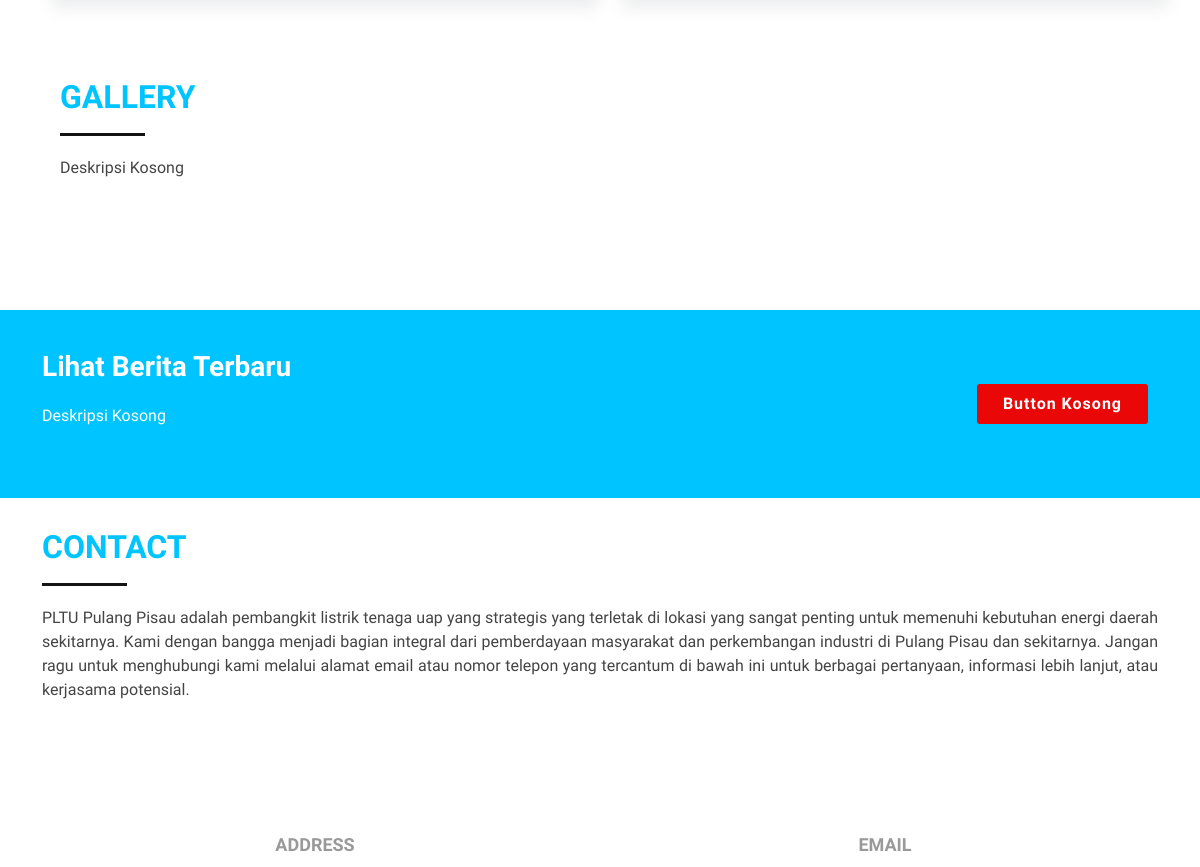
Before: / (middle part) with the older database file.
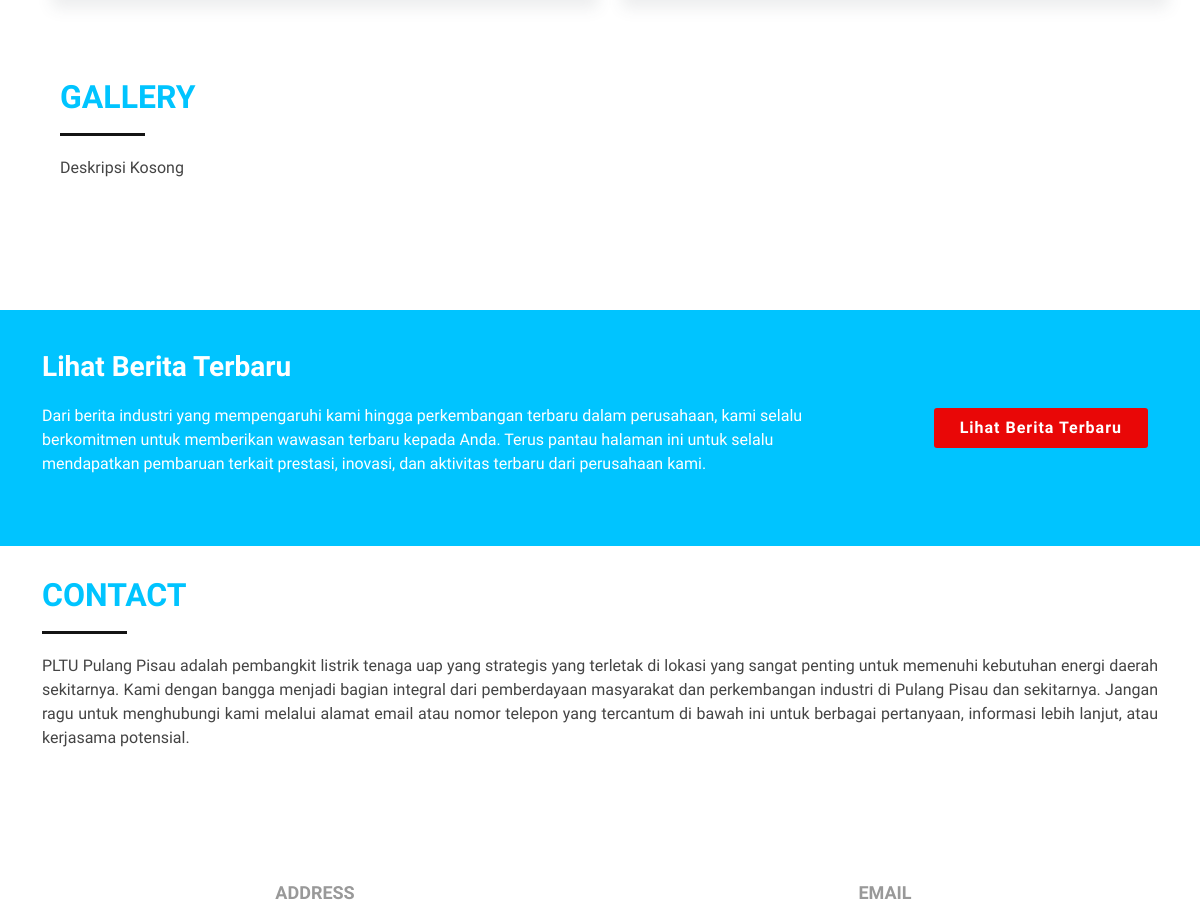
After: the same page with the newer database file.
### contact/models.py (models this page shows, shortened)
class Contact(models.Model):
    title           = models.CharField(max_length=50)
    description     = models.TextField()
    address         = models.TextField()
    phone_number    = models.CharField(null=True,blank=True,max_length=15)
    email           = models.EmailField(blank=True,null=True)
    maps            = models.TextField(default=maps_location,blank=True,null=True)
    is_active    = models.BooleanField(default=False)
    created_at      = models.DateTimeField(auto_now_add=True)

### lihatberita/models.py (models this page shows, shortened)
class LihatBerita(models.Model):
    title = models.CharField(max_length=60)
    description = models.TextField()
    button_name = models.CharField(max_length=60)
    is_active = models.BooleanField(default=False)
    created_at = models.DateTimeField(auto_now_add=True)
    class Meta:
        verbose_name_plural="Lihat Berita"

### plnnusantarapower/views.py (the view)
# urls.py: path('',views.index,name='index'),
def index(request):
    intro           = get_data_or_none(Intro)
    about           = get_data_or_none(About)
    services        = get_data_or_none(Services)
    gallery         = get_data_or_none(Gallery)
    contact         = get_data_or_none(Contact)
    lihatberita     = get_data_or_none(LihatBerita)
    context = {
        'intro_title': intro.title if intro else 'PLN Nusantara Power',
        'intro_description': intro.description if intro else 'Data Kosong',
        'intro_images': intro.image.all() if intro else '',
        'about_title': about.title if about else 'About',
        'about_description': about.description if about else 'Deskripsi About Masih Kosong',
        'about_visi': about.visi if about else ' Visi Kosong Silahkan isi Terlebih Dahulu',
        'about_misi': about.misi if about else 'Misi Kosong Silahkan isi Terlebih Dahulu',
        'about_image': about.image if about else '',
        'service_title': services.title if services else 'Service',
        'service_description': services.description if services else 'Deskripsi Kosong',
        'service_menu_services': services.menu_services.all() if services else '',
        'gallery_title': gallery.title if gallery else 'Gallery',
        'gallery_description': gallery.description if gallery else 'Deskripsi Kosong',
        'gallery_images': gallery.image.all() if gallery else '',
        'contact_title': contact.title if contact else 'Contact',
        'contact_description': contact.description if contact else 'Deskripsi Kosong',
        'contact_address': contact.address if contact else 'Alamat Masih Kosong',
        'contact_phone_number': contact.phone_number if contact else None,
        'contact_email': contact.email if contact else 'Email Masih Kosong',
        'contact_maps': contact.maps if contact else maps_location,
        'lihat_berita_title': lihatberita.title if lihatberita else 'Lihat Berita Terbaru',
        'lihat_berita_description': lihatberita.description if lihatberita else 'Deskripsi Kosong',
        'lihat_berita_button_name': lihatberita.button_name if lihatberita else 'Button Kosong',
    }
    return render(request, 'plnnusantarapower/index.html', context)

### plnnusantarapower/utils.py (called while the page is built)
def get_data_or_none(model):
    try:
        return model.objects.get(is_active=True)
    except model.DoesNotExist:
        return None

### topbar/context_processors.py (called while the page is built)
def topbar(request):
    topbar      = get_data_or_none(TopBar)
    context = {
        'topbar_email':topbar.email if topbar else None,
        'topbar_phone_number':topbar.phone_number if topbar else None,
        'topbar_socials':topbar.social.all() if topbar else None,
    }
    return context

### plnnusantarapower/templates/plnnusantarapower/index.html (shortened to what this page needs)
{% extends 'base.html' %}
{% block content %}
  <main id="main">
    <section id="services">
    </section>
    <section id="gallery" class="wow fadeInUp">
      <div class="container container-desc">
        <div class="section-header">
          <h2>{{gallery_title}}</h2>
          <p>
            {{gallery_description}}
          </p>
        </div>
      </div>
      <div class="container-fluid container-galery">
      </div>
    </section>
    <section id="news">
      <div class="container" data-aos="zoom-out">
        <div class="row">
          <div class="col-lg-9 text-center text-lg-start">
            <h3 class="cta-title">{{lihat_berita_title}}</h3>
            <p class="cta-text">{{lihat_berita_description}}</p>
          </div>
          <div class="col-lg-3 cta-btn-container text-center">
            <a class="cta-btn align-middle" href="{% url 'news:news' %}">{{lihat_berita_button_name}}</a>
          </div>
        </div>
      </div>
    </section>
    <section id="contact">
      <div class="container" data-aos="fade-up">
        <div class="section-header">
          <h2>{{contact_title}}</h2>
          <p>{{contact_description}}</p>
        </div>
        <div class="row contact-info">
          {% if contact_phone_number is None and contact_email is not None %}
            <div class="col-md-6">
                <div class="contact-address">
                  <i class="bi bi-geo-alt"></i>
                  <h3>Address</h3>
                </div>
            </div>
            <div class="col-md-6">
              <div class="contact-email">
                <i class="bi bi-envelope"></i>
                <h3>Email</h3>
              </div>
            </div>
          {% endif %}
        </div>
      </div>
    </section>
  </main>
{% endblock content %}

### templates/base.html (shortened to what this page needs)
<!DOCTYPE html>
<html lang="en">
<head>
  {% include 'includes/styles.html' %}
</head>
<body>
    {% block content %}{% endblock content %}
</body>
</html>

### templates/includes/styles.html (shortened to what this page needs)
{% load static %}
<link href="{% static 'assets/vendor/aos/aos.css' %}" rel="stylesheet">
<link href="{% static 'assets/vendor/bootstrap/css/bootstrap.min.css' %}" rel="stylesheet">
<link href="{% static 'assets/vendor/bootstrap-icons/bootstrap-icons.css' %}" rel="stylesheet">
<link href="{% static 'assets/vendor/boxicons/css/boxicons.min.css' %}" rel="stylesheet">
<link href="{% static 'assets/vendor/glightbox/css/glightbox.min.css' %}" rel="stylesheet">
<link href="{% static 'assets/vendor/swiper/swiper-bundle.min.css' %}" rel="stylesheet">
<link href="{% static 'assets/css/style.css' %}" rel="stylesheet">
<link href="{% static 'assets/vendor/animate/animate.css' %}" rel="stylesheet">
<link href="{% static 'assets/vendor/wow/wow.js' %}" rel="stylesheet">
<link href="{% static 'assets/vendor/wow/wow.js' %}" rel="stylesheet">
<link href="{% static 'assets/vendor/font-awesome/css/font-awesome.min.css' %}" rel="stylesheet">

### templates/includes/topbar.html (shortened to what this page needs)
{% load static %}

### templates/includes/navbar.html (shortened to what this page needs)
 {% load static %}

### templates/includes/scripts.html (shortened to what this page needs)
{% load static %}

### static/assets/css/style.css (style rules this page uses)
:root { --bluecolor: #00c4ff; --serviceicon: #8fe5fc; }
body { background: #fff; color: #444; font-family: "Open Sans", sans-serif; }
a { color: var(--bluecolor); text-decoration: none; transition: 0.5s; }
p { padding: 0; margin: 0 0 30px 0; }
h1, h2, h3, h4, h5, h6 { font-family: "Montserrat", sans-serif; font-weight: 400; margin: 0 0 20px 0; padding: 0; }
section { padding: 40px 0; overflow: hidden; }
.section-header { margin-bottom: 30px; }
.section-header h2 { font-size: 32px; color: var(--bluecolor); text-transform: uppercase; font-weight: 700; position: relative; padding-bottom: 20px; }
.section-header h2::before { content: ""; position: absolute; display: block; width: 85px; height: 3px; background: #141414; bottom: 0; left: 0; }
.section-header p { padding: 0; margin: 0; text-align: justify; }
#services { padding: 40px 0; }
#gallery .container-galery { background: #fff; padding: 30px; padding-left: 70px; padding-right: 70px; }
#gallery .container-desc { background: #fff; padding-left: 30px; padding-right: 30px; }
#news { background: var(--bluecolor); background-size: cover; padding: 40px 0; }
#news .cta-title { color: #fff; font-size: 28px; font-weight: 700; }
#news .cta-text { color: #fff; }
@media (min-width: 769px) { #news .cta-btn-container { display: flex; align-items: center; justify-content: flex-end; } }
#news .cta-btn { font-family: "Montserrat", sans-serif; font-weight: 600; font-size: 16px; letter-spacing: 1px; display: inline-block; padding: 8px 26px; border-radius: 3px; transition: 0.5s; margin: 10px; color: white; background: #e90707; }
#contact { padding: 30px 0; }
#contact .contact-info { margin-bottom: 20px; text-align: center; }
#contact .contact-info i { font-size: 48px; display: inline-block; margin-bottom: 10px; color: var(--bluecolor); }
#contact .contact-info h3 { font-size: 18px; margin-bottom: 15px; font-weight: bold; text-transform: uppercase; color: #999; }
#contact .contact-address, #contact .contact-phone, #contact .contact-email { margin-bottom: 20px; }
@media (min-width: 768px) { #contact .contact-address, #contact .contact-phone, #contact .contact-email { padding: 20px 0; } }

Changed rows visible on the page:
added LihatBerita: title "Lihat Berita Terbaru", description "Dari berita industri yang mempengaruhi kami hingga perkembangan terbaru dalam perusahaan, kami selalu berkomitmen untuk memberikan wawasan terbaru kepada Anda. Terus pantau halaman ini untuk selalu mendapatkan pembaruan terkait prestasi, inovasi, dan aktivitas terbaru dari perusahaan kami.", button_name "Lihat Berita Terbaru"
Other visible differences:
{{ lihat_berita_title }}: "Lihat Berita Terbaru" → (not shown)
{{ lihat_berita_description }}: "Deskripsi Kosong" → (not shown)
{{ lihat_berita_button_name }}: "Button Kosong" → (not shown)
